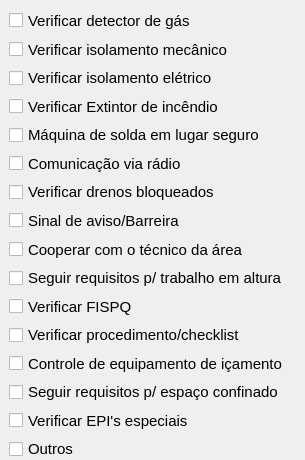
         <widget class="QWidget" name="scrollAreaWidgetContents_2">
          <property name="geometry">
           <rect>
            <x>0</x>
            <y>0</y>
            <width>305</width>
            <height>460</height>
           </rect>
          </property>
          <property name="sizePolicy">
           <sizepolicy hsizetype="Fixed" vsizetype="Fixed">
            <horstretch>0</horstretch>
            <verstretch>0</verstretch>
           </sizepolicy>
          </property>
          <property name="minimumSize">
           <size>
            <width>305</width>
            <height>300</height>
           </size>
          </property>
          <property name="font">
           <font>
            <pointsize>11</pointsize>
           </font>
          </property>
          <property name="autoFillBackground">
           <bool>true</bool>
          </property>
          <layout class="QVBoxLayout" name="verticalLayout">
           <property name="leftMargin">
            <number>9</number>
           </property>
           <property name="topMargin">
            <number>9</number>
           </property>
           <property name="rightMargin">
            <number>0</number>
           </property>
           <property name="bottomMargin">
            <number>0</number>
           </property>
           <item>
            <widget class="QCheckBox" name="checkBoxDetectorGas">
             <property name="font">
              <font>
               <pointsize>11</pointsize>
               <weight>50</weight>
               <bold>false</bold>
              </font>
             </property>
             <property name="text">
              <string>Verificar detector de gás</string>
             </property>
            </widget>
           </item>
           <item>
            <widget class="QCheckBox" name="checkBoxIsoMec">
             <property name="font">
              <font>
               <pointsize>11</pointsize>
               <weight>50</weight>
               <bold>false</bold>
              </font>
             </property>
             <property name="text">
              <string>Verificar isolamento mecânico</string>
             </property>
            </widget>
           </item>
           <item>
            <widget class="QCheckBox" name="checkBoxIsoEle">
             <property name="font">
              <font>
               <pointsize>11</pointsize>
               <weight>50</weight>
               <bold>false</bold>
              </font>
             </property>
             <property name="text">
              <string>Verificar isolamento elétrico</string>
             </property>
            </widget>
           </item>
           <item>
            <widget class="QCheckBox" name="checkBoxExtintor">
             <property name="font">
              <font>
               <pointsize>11</pointsize>
               <weight>50</weight>
               <bold>false</bold>
              </font>
             </property>
             <property name="text">
              <string>Verificar Extintor de incêndio</string>
             </property>
            </widget>
           </item>
           <item>
            <widget class="QCheckBox" name="checkBoxMaquinaSolda">
             <property name="font">
              <font>
               <pointsize>11</pointsize>
               <weight>50</weight>
               <bold>false</bold>
              </font>
             </property>
             <property name="text">
              <string>Máquina de solda em lugar seguro</string>
             </property>
            </widget>
           </item>
           <item>
            <widget class="QCheckBox" name="checkBoxComunicacao">
             <property name="font">
              <font>
               <pointsize>11</pointsize>
               <weight>50</weight>
               <bold>false</bold>
              </font>
             </property>
             <property name="text">
              <string>Comunicação via rádio</string>
             </property>
            </widget>
           </item>
           <item>
            <widget class="QCheckBox" name="checkBoxDrenos">
             <property name="font">
              <font>
               <pointsize>11</pointsize>
               <weight>50</weight>
               <bold>false</bold>
              </font>
             </property>
             <property name="text">
              <string>Verificar drenos bloqueados</string>
             </property>
            </widget>
           </item>
           <item>
            <widget class="QCheckBox" name="checkBoxBarreira">
             <property name="font">
              <font>
               <pointsize>11</pointsize>
               <weight>50</weight>
               <bold>false</bold>
              </font>
             </property>
             <property name="layoutDirection">
              <enum>Qt::LeftToRight</enum>
             </property>
             <property name="text">
              <string>Sinal de aviso/Barreira</string>
             </property>
            </widget>
           </item>
           <item>
            <widget class="QCheckBox" name="checkBoxCooperar">
             <property name="font">
              <font>
               <pointsize>11</pointsize>
               <weight>50</weight>
               <bold>false</bold>
              </font>
             </property>
             <property name="text">
              <string>Cooperar com o técnico da área</string>
             </property>
            </widget>
           </item>
           <item>
            <widget class="QCheckBox" name="checkBoxTrabalhoEmAltura">
             <property name="font">
              <font>
               <pointsize>11</pointsize>
               <weight>50</weight>
               <bold>false</bold>
              </font>
             </property>
             <property name="text">
              <string>Seguir requisitos p/ trabalho em altura</string>
             </property>
            </widget>
           </item>
           <item>
            <widget class="QCheckBox" name="checkBoxFispq">
             <property name="font">
              <font>
               <pointsize>11</pointsize>
               <weight>50</weight>
               <bold>false</bold>
              </font>
             </property>
             <property name="text">
              <string>Verificar FISPQ</string>
             </property>
            </widget>
           </item>
           <item>
            <widget class="QCheckBox" name="checkBoxChecklist">
             <property name="font">
              <font>
               <pointsize>11</pointsize>
               <weight>50</weight>
               <bold>false</bold>
              </font>
             </property>
             <property name="text">
              <string>Verificar procedimento/checklist</string>
             </property>
            </widget>
           </item>
           <item>
            <widget class="QCheckBox" name="checkBoxIcamento">
             <property name="font">
              <font>
               <pointsize>11</pointsize>
               <weight>50</weight>
               <bold>false</bold>
              </font>
             </property>
             <property name="text">
              <string>Controle de equipamento de içamento</string>
             </property>
            </widget>
           </item>
           <item>
            <widget class="QCheckBox" name="checkBoxConfinado">
             <property name="font">
              <font>
               <pointsize>11</pointsize>
               <weight>50</weight>
               <bold>false</bold>
              </font>
             </property>
             <property name="text">
              <string>Seguir requisitos p/ espaço confinado</string>
             </property>
            </widget>
           </item>
           <item>
            <widget class="QCheckBox" name="checkBoxEpiEspecial">
             <property name="font">
              <font>
               <pointsize>11</pointsize>
               <weight>50</weight>
               <bold>false</bold>
              </font>
             </property>
             <property name="text">
              <string>Verificar EPI's especiais</string>
             </property>
            </widget>
           </item>
           <item>
            <widget class="QCheckBox" name="checkBoxOutros">
             <property name="font">
              <font>
               <pointsize>11</pointsize>
               <weight>50</weight>
               <bold>false</bold>
              </font>
             </property>
             <property name="text">
              <string>Outros</string>
             </property>
            </widget>
           </item>
          </layout>
         </widget>
